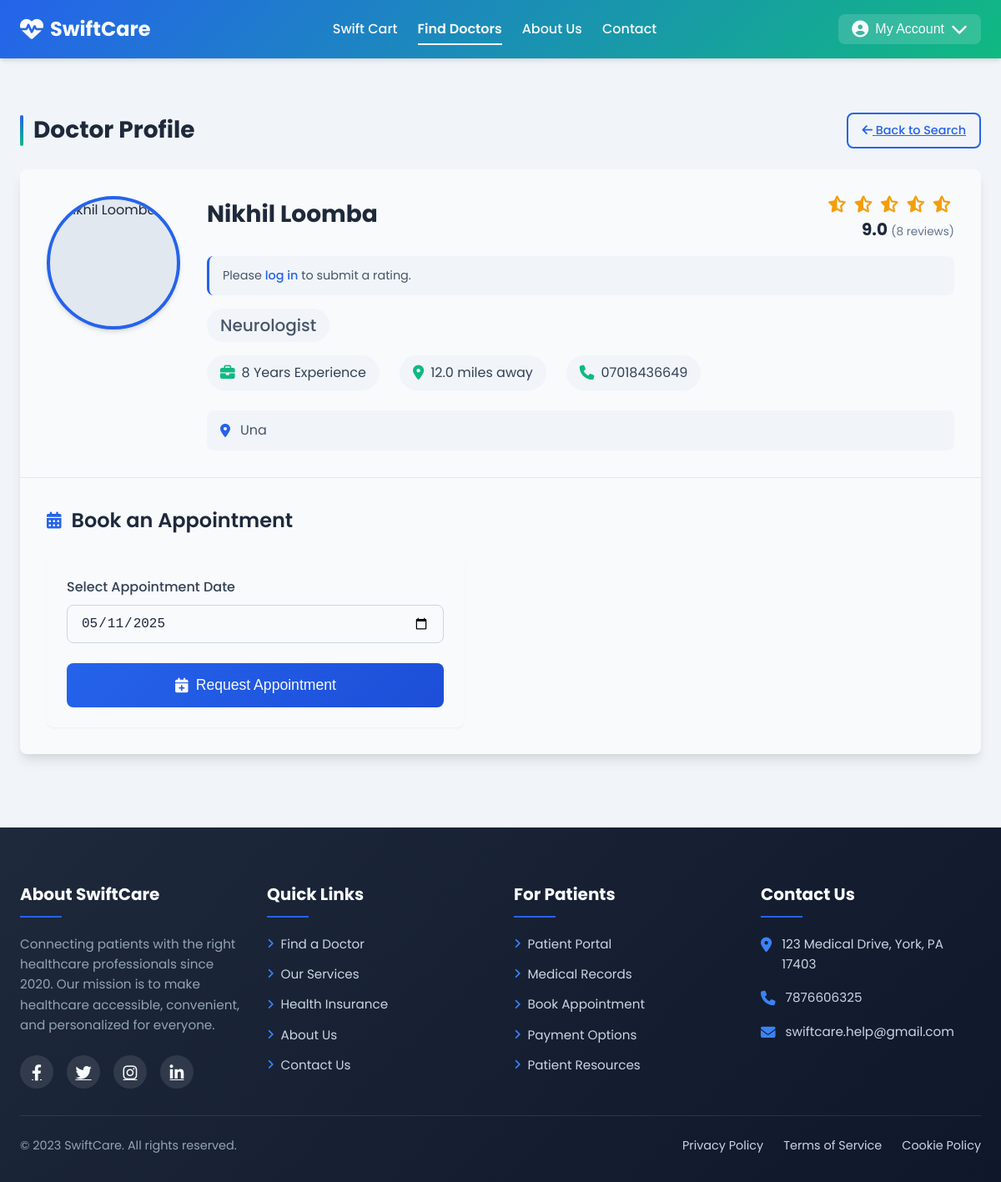
The app's page /doctordes/4/ with its own data.
### healthcare/models.py (models this page shows, shortened)
class Doctor(models.Model):
    name = models.CharField(max_length=200)
    speciality = models.CharField(max_length=100)
    email = models.EmailField(unique=True)
    password = models.CharField(max_length=200)
    address = models.CharField(max_length=200, null=True, blank=True)
    phone = models.CharField(max_length=20, blank=True, null=True)
    experience = models.IntegerField(default=0)
    rating = models.FloatField(default=0.0)
    rating_count = models.IntegerField(default=0)
    virtual_visit = models.BooleanField(default=False)
    image_url = models.URLField()
    distance = models.FloatField(blank=True, null=True)
    temp_dummy = models.CharField(max_length=10, blank=True)

### healthcare/views.py (the view)
# urls.py: path('doctordes/<int:doctor_id>/', views.doctordes, name='doctordes'),
def doctordes(request, doctor_id):
    doctor = get_object_or_404(Doctor, id=doctor_id)
    context = {'doctor': doctor}
    logger.debug(f"Viewing doctor profile: {doctor.name} (ID: {doctor_id})")
    return render(request, 'doctordes.html', context)

### healthcare/templates/doctordes.html (shortened to what this page needs)
{% load static %}
<!DOCTYPE html>
<html lang="en">
<head>
    <link rel="stylesheet" href="https://cdnjs.cloudflare.com/ajax/libs/font-awesome/6.4.0/css/all.min.css">
</head>
<body>
    <header class="header">
        <div class="container">
            <nav class="navbar">
                <a href="{% url 'patient_page' %}" class="logo">
                    <i class="fas fa-heartbeat"></i>
                    <span>SwiftCare</span>
                </a>
                <div class="nav-menu">
                    <ul class="nav-links">
                        <li><a href="{% url 'patient_page' %}">Swift Cart</a></li>
                        <li class="active"><a href="{% url 'searchbar' %}">Find Doctors</a></li>
                        <li><a href="{% url 'About_Us' %}">About Us</a></li>
                        <li><a href="{% url 'Contact_Us' %}">Contact</a></li>
                    </ul>
                </div>
                <div class="nav-right">
                    <div class="user-menu dropdown">
                        <button class="user-button">
                            <i class="fas fa-user-circle"></i>
                            <span>My Account</span>
                            <i class="fas fa-chevron-down"></i>
                        </button>
                    </div>
                </div>
            </nav>
        </div>
    </header>
    <main class="main-content">
        <div class="container">
            <section class="doctor-profile-section">
                <div class="doctor-profile-header">
                    <h2>Doctor Profile</h2>
                    <a href="{% url 'searchbar' %}" class="btn btn-outline btn-sm">
                        <i class="fas fa-arrow-left"></i> Back to Search
                    </a>
                </div>
                <div class="doctor-card">
                    <div class="doctor-info">
                        <div class="doctor-image">
                            {% if doctor.image_url %}
                                <img src="{{ doctor.image_url }}" alt="{{ doctor.name }}">
                            {% else %}
                                <div class="image-placeholder">
                                    <i class="fas fa-user-md"></i>
                                </div>
                            {% endif %}
                        </div>
                        <div class="doctor-details">
                            <div class="doctor-name-rating">
                                <h3 class="doctor-name">{{ doctor.name|default:'Unnamed Doctor' }}</h3>
                                <div class="doctor-rating">
                                    <div class="rating-stars">
                                        {% for i in "12345" %}
                                            {% if forloop.counter0 < doctor.rating|floatformat:0 %}
                                                <i class="fas fa-star"></i>
                                            {% elif forloop.counter0 < doctor.rating %}
                                                <i class="fas fa-star-half-alt"></i>
                                            {% else %}
                                                <i class="far fa-star"></i>
                                            {% endif %}
                                        {% endfor %}
                                    </div>
                                    <div>
                                        <span class="rating-value">{{ doctor.rating|floatformat:1 }}</span>
                                        <span class="rating-count">({{ doctor.rating_count|default:0 }} reviews)</span>
                                    </div>
                                </div>
                            </div>
                            {% if user.is_authenticated %}
                            <form id="rating-form" class="rating-form" method="POST">
                                {% csrf_token %}
                                <input type="hidden" name="doctor_id" value="{{ doctor.id }}">
                                <input type="hidden" name="rating" id="rating-input" value="0">
                                <div class="rating-stars">
                                    {% for i in "12345" %}
                                    <i class="far fa-star rating-star" data-value="{{ forloop.counter }}"></i>
                                    {% endfor %}
                                </div>
                                <button type="submit" class="btn btn-primary btn-sm">Submit Rating</button>
                            </form>
                            {% else %}
                            <p class="login-prompt">Please <a href="{% url 'login' %}">log in</a> to submit a rating.</p>
                            {% endif %}
                            <p class="doctor-specialty">{{ doctor.speciality|default:'Unknown Specialty' }}</p>
                            <div class="doctor-stats">
                                <div class="stat-item">
                                    <i class="fas fa-briefcase"></i>
                                    <span>{{ doctor.experience|default:0 }} Years Experience</span>
                                </div>
                                <div class="stat-item">
                                    <i class="fas fa-map-marker-alt"></i>
                                    <span>{{ doctor.distance|default:'N/A' }} miles away</span>
                                </div>
                                <div class="stat-item">
                                    <i class="fas fa-phone"></i>
                                    <span>{{ doctor.phone|default:'N/A' }}</span>
                                </div>
                            </div>
                            <p class="doctor-address">{{ doctor.address|default:'Address unavailable' }}</p>
                        </div>
                    </div>
                    <div class="doctor-actions">
                        <h4>Book an Appointment</h4>
                        <form method="POST" action="{% url 'request_appointment' %}" class="appointment-form">
                            <div class="form-group">
                                <label for="date-{{ doctor.id }}">Select Appointment Date</label>
                                <input type="date" name="requested_date" id="date-{{ doctor.id }}" class="date-input" required>
                            </div>
                            <button type="submit" class="btn btn-primary btn-lg btn-block">
                                <i class="fas fa-calendar-plus"></i> Request Appointment
                            </button>
                        </form>
                    </div>
                </div>
            </section>
        </div>
    </main>
    <footer class="footer">
        <div class="container">
            <div class="footer-content">
                <div class="footer-section about">
                    <h3>About SwiftCare</h3>
                    <p>Connecting patients with the right healthcare professionals since 2020. Our mission is to make healthcare accessible, convenient, and personalized for everyone.</p>
                    <div class="social-links">
                        <a href="#"><i class="fab fa-facebook-f"></i></a>
                        <a href="#"><i class="fab fa-twitter"></i></a>
                        <a href="#"><i class="fab fa-instagram"></i></a>
                        <a href="#"><i class="fab fa-linkedin-in"></i></a>
                    </div>
                </div>
                <div class="footer-section links">
                    <h3>Quick Links</h3>
                    <ul>
                        <li><a href="#"><i class="fas fa-angle-right"></i> Find a Doctor</a></li>
                        <li><a href="#"><i class="fas fa-angle-right"></i> Our Services</a></li>
                        <li><a href="#"><i class="fas fa-angle-right"></i> Health Insurance</a></li>
                        <li><a href="#"><i class="fas fa-angle-right"></i> About Us</a></li>
                        <li><a href="#"><i class="fas fa-angle-right"></i> Contact Us</a></li>
                    </ul>
                </div>
                <div class="footer-section links">
                    <h3>For Patients</h3>
                    <ul>
                        <li><a href="#"><i class="fas fa-angle-right"></i> Patient Portal</a></li>
                        <li><a href="#"><i class="fas fa-angle-right"></i> Medical Records</a></li>
                        <li><a href="#"><i class="fas fa-angle-right"></i> Book Appointment</a></li>
                        <li><a href="#"><i class="fas fa-angle-right"></i> Payment Options</a></li>
                        <li><a href="#"><i class="fas fa-angle-right"></i> Patient Resources</a></li>
                    </ul>
                </div>
                <div class="footer-section contact">
                    <h3>Contact Us</h3>
                    <div class="contact-info">
                        <div class="contact-item">
                            <i class="fas fa-map-marker-alt"></i>
                            <span>123 Medical Drive, York, PA 17403</span>
                        </div>
                        <div class="contact-item">
                            <i class="fas fa-phone"></i>
                            <span>7876606325</span>
                        </div>
                        <div class="contact-item">
                            <i class="fas fa-envelope"></i>
                            <span>swiftcare.help@gmail.com</span>
                        </div>
                    </div>
                </div>
            </div>
            <div class="footer-bottom">
                <p>© 2023 SwiftCare. All rights reserved.</p>
                <div class="footer-links">
                    <a href="#">Privacy Policy</a>
                    <a href="#">Terms of Service</a>
                    <a href="#">Cookie Policy</a>
                </div>
            </div>
        </div>
    </footer>
</body>
</html>

### records on screen
Doctor: name "Nikhil Loomba", rating "9.0", rating_count "8", speciality "Neurologist", experience "8", distance "12.0", phone "07018436649", address "Una"
